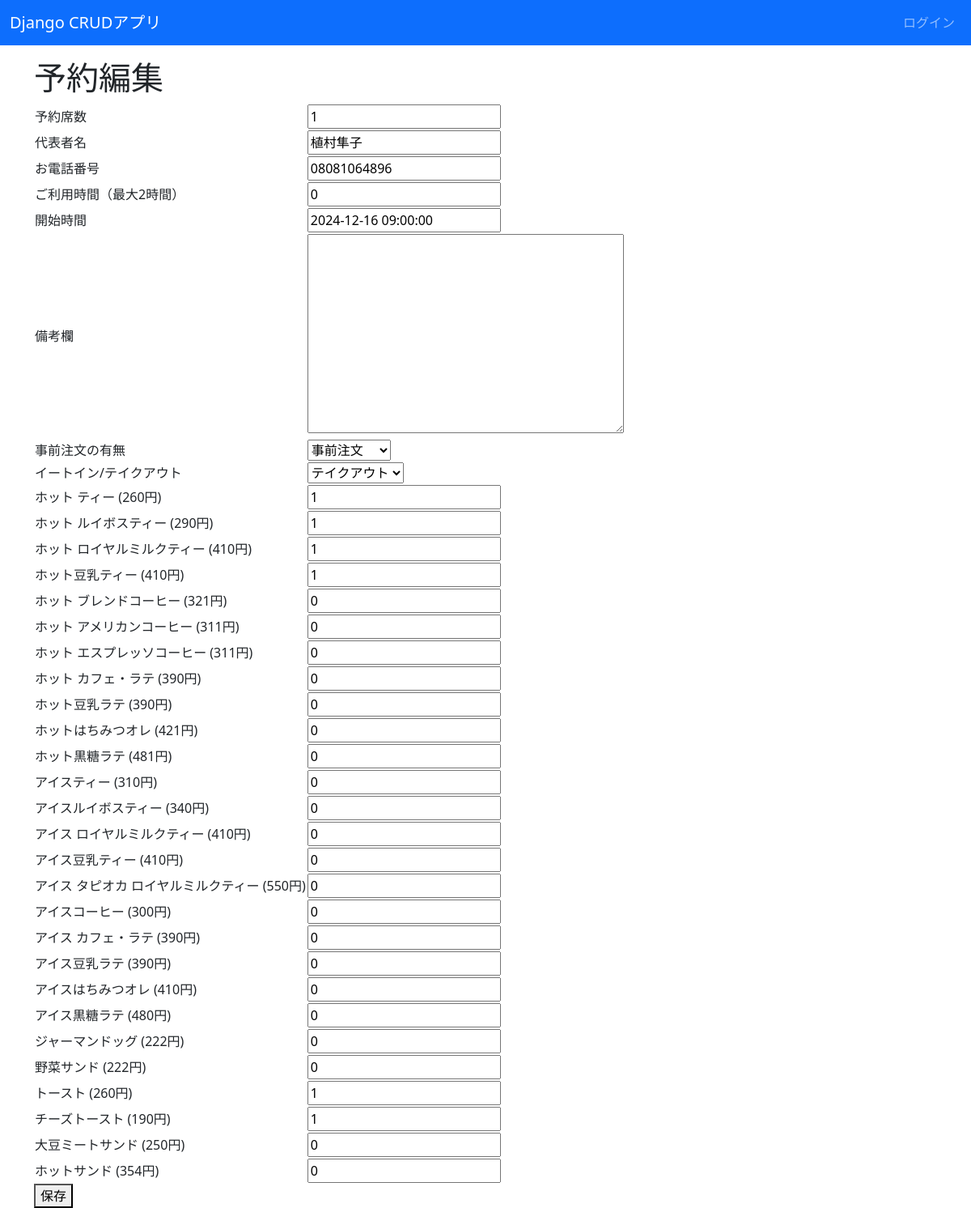
The app's page /edit/52/ with its own data.
### reservations/models.py (models this page shows, shortened)
class Reservation(models.Model):
    customer_name = models.CharField(max_length=60, verbose_name="代表者名")
    phone_number = models.CharField(max_length=15, verbose_name="お電話番号")
    hour = models.PositiveIntegerField(verbose_name="ご利用時間（最大2時間）")
    start = models.DateTimeField(verbose_name="開始時間")
    end = models.DateTimeField(verbose_name="終了時間", null=True, blank=True)
    seat_count = models.PositiveIntegerField(verbose_name="予約席数", default=1)
    remark = models.TextField(max_length=200, verbose_name="備考欄", null=True, blank=True)
    RESERVATION_IS_PREORDER = ((1, '事前注文'), (2, 'お店で注文'))
    is_preorder = models.IntegerField(choices=RESERVATION_IS_PREORDER, verbose_name="事前注文の有無")
    RESERVATION_IS_EATIN = ((1, 'イートイン'), (2, 'テイクアウト'))
    is_eatin = models.IntegerField(choices=RESERVATION_IS_EATIN, verbose_name="イートイン/テイクアウト")
    menu_items = models.ManyToManyField(Items, through='ReservationItem', verbose_name="注文メニュー")

### reservations/views.py (the view, shortened to what this page needs)
# urls.py: path('edit/<int:pk>/', views.ReservationEditView.as_view(), name="reservation_edit"),
class ReservationEditView(UpdateView):
    model = Reservation
    form_class = ReservationForm
    template_name = 'reservations/reservation_edit.html'
    def get_object(self):
        reservation_id = self.kwargs.get('pk')
        return get_object_or_404(Reservation, id=reservation_id)
    def get_context_data(self, **kwargs):
        context = super().get_context_data(**kwargs)
        reservation = self.get_object()
        reservation_items = reservation.items.all()
        context['reservation_items'] = reservation_items
        return context

### reservations/forms.py (shortened to what this page needs)
class ReservationForm(forms.ModelForm):
    class Meta:
        model = Reservation
        fields = [
            'seat_count', 'customer_name', 'phone_number', 'hour', 'start', 'remark', 'is_preorder', 'is_eatin'
        ]
    def __init__(self, *args, **kwargs):
        super().__init__(*args, **kwargs)
        items = Items.objects.all().order_by('sort')  # メニューを並べ替え
        for item in items:
            quantity = 0
            if self.instance.pk:  # 予約が既に存在する場合
                reservation_items = self.instance.items.filter(item=item)
                if reservation_items.exists():
                    quantity = reservation_items.first().quantity
            self.fields[f'item_{item.id}'] = forms.IntegerField(
                label=f'{item.name} ({item.price}円)',
                required=False,
                initial=quantity,  # 初期値に数量を設定
                widget=forms.NumberInput(attrs={'min': '0', 'step': '1'})
            )

### reservations/templates/reservations/reservation_edit.html (shortened to what this page needs)
{% extends 'base.html' %}
{% block content %}
<h1>予約編集</h1>
<form method="post">
    <table>
        <tbody>
            {% for field in form %}
                <tr>
                    <td>{{ field.label }}</td>
                    <td>{{ field }}</td>
                </tr>
            {% endfor %}
        </tbody>
    </table>
    <button type="submit">保存</button>
</form>
{% endblock %}

### records on screen
Reservation: form "1" "植村隼子" "08081064896" "0" "2024-12-16 09:00:00" "事前注文" "テイクアウト"

### other values on screen
{{ field.label }} "予約席数" "代表者名" "お電話番号" "ご利用時間（最大2時間）" "開始時間" "備考欄" "事前注文の有無" "イートイン/テイクアウト" "ホット ティー (260円)" "ホット ルイボスティー (290円)" "ホット ロイヤルミルクティー (410円)" "ホット豆乳ティー (410円)" "ホット ブレンドコーヒー (321円)" "ホット アメリカンコーヒー (311円)" "ホット エスプレッソコーヒー (311円)" "ホット カフェ・ラテ (390円)" "ホット豆乳ラテ (390円)" "ホットはちみつオレ (421円)" "ホット黒糖ラテ (481円)" "アイスティー (310円)" "アイスルイボスティー (340円)" "アイス ロイヤルミルクティー (410円)" "アイス豆乳ティー (410円)" "アイス タピオカ ロイヤルミルクティー (550円)" "アイスコーヒー (300円)" "アイス カフェ・ラテ (390円)" "アイス豆乳ラテ (390円)" "アイスはちみつオレ (410円)" "アイス黒糖ラテ (480円)" "ジャーマンドッグ (222円)" "野菜サンド (222円)" "トースト (260円)" "チーズトースト (190円)" "大豆ミートサンド (250円)" "ホットサンド (354円)"
